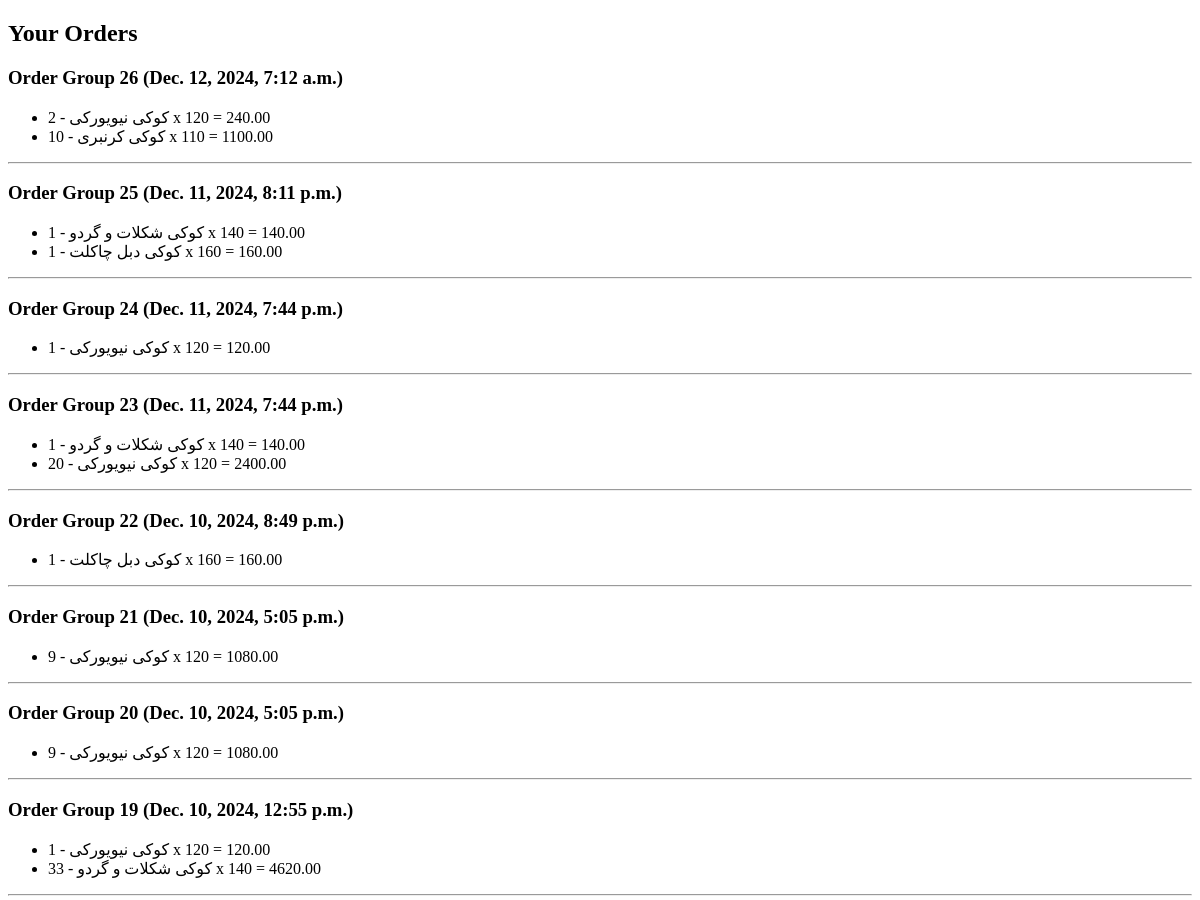
Before: /orders/ (signed in, upper part) with the older database file.
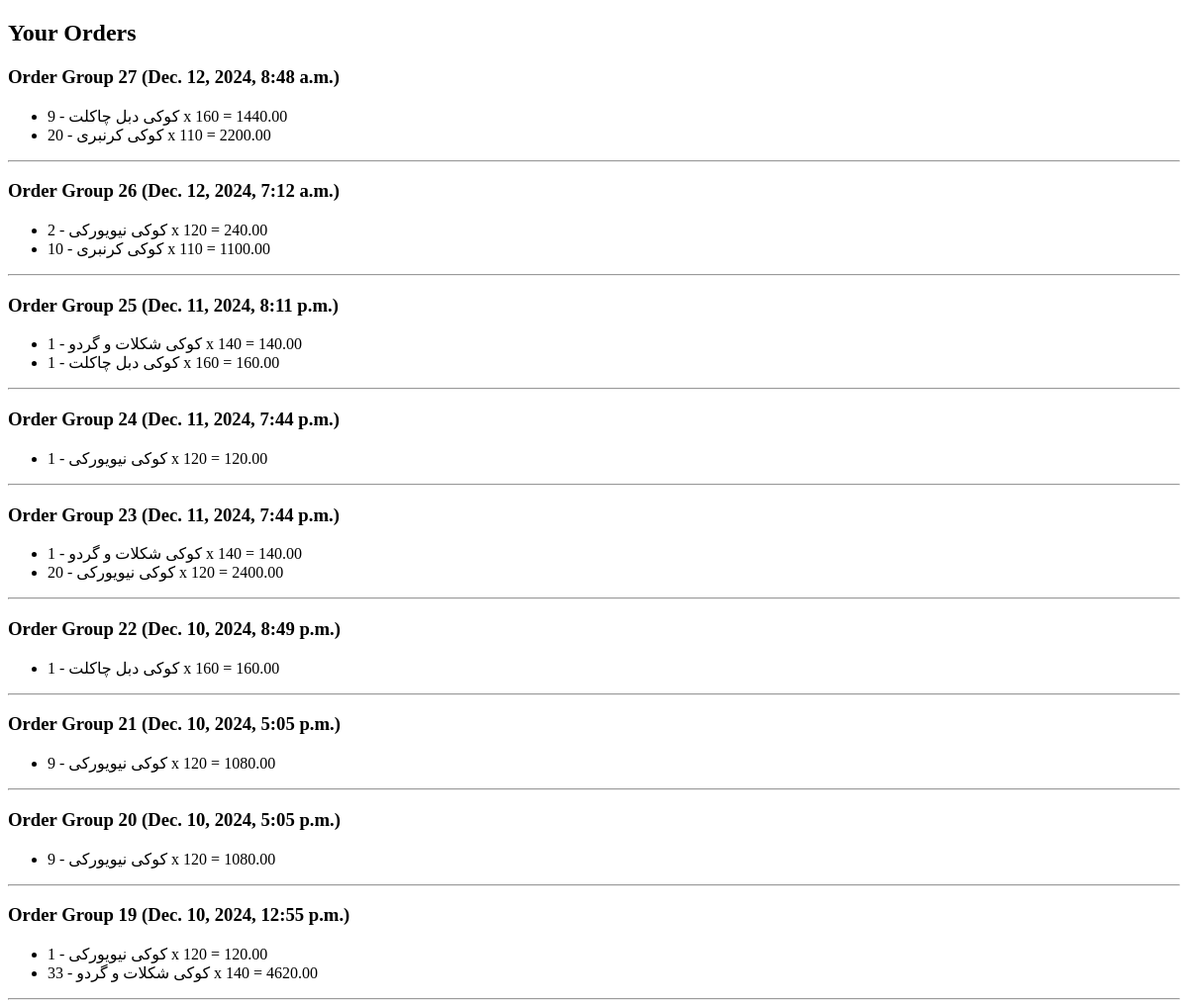
After: the same page with the newer database file.
### shop/models.py (models this page shows, shortened)
class OrderGroup(models.Model):
    user = models.ForeignKey(User, on_delete=models.CASCADE)
    created_at = models.DateTimeField(auto_now_add=True)

class Order(models.Model):
    order_group = models.ForeignKey(OrderGroup, related_name='orders', on_delete=models.CASCADE,null=True,blank=True)
    product = models.ForeignKey(Product, on_delete=models.CASCADE,null=True)
    quantity = models.PositiveIntegerField(null=True)
    total_price = models.DecimalField(max_digits=10, decimal_places=2)

class Product(models.Model):
    name = models.CharField(max_length=100)
    price = models.PositiveIntegerField()
    quantity = models.PositiveIntegerField()
    image = models.ImageField(upload_to='images', null=True, blank=True)  # Image field added
    ingredient= models.CharField(max_length=500,null=True, blank=True)
    description=models.CharField(max_length=1000,null=True, blank=True)

### shop/views.py (the view)
# urls.py: path('orders/', views.order_list, name='order_list'),
@login_required
def order_list(request):
    order_groups = OrderGroup.objects.filter(user=request.user).order_by('-created_at')
    return render(request, 'shop/order_list.html', {'order_groups': order_groups})

### shop/templates/shop/order_list.html (shortened to what this page needs)
<!DOCTYPE html>
<html lang="en">
<head>
</head>
<body>
    <h2>Your Orders</h2>
    {% if order_groups %}
        {% for group in order_groups %}
            <h3>Order Group {{ group.id }} ({{ group.created_at }})</h3>
            <ul>
                {% for order in group.orders.all %}
                    <li>
                        {{ order.product.name }} - {{ order.quantity }} x {{ order.product.price }} = {{ order.total_price }}
                    </li>
                {% endfor %}
            </ul>
            <hr>
        {% endfor %}
    {% else %}
        <p>You have no orders yet.</p>
    {% endif %}
</body>
</html>

Changed rows visible on the page:
added OrderGroup: id "27", created_at "Dec. 12, 2024, 8:48 a.m."
added Order: product.name "کوکی دبل چاکلت", quantity "9", product.price "160", total_price "1440.00", shown under "27"
added Order: product.name "کوکی کرنبری", quantity "20", product.price "110", total_price "2200.00", shown under "27"
